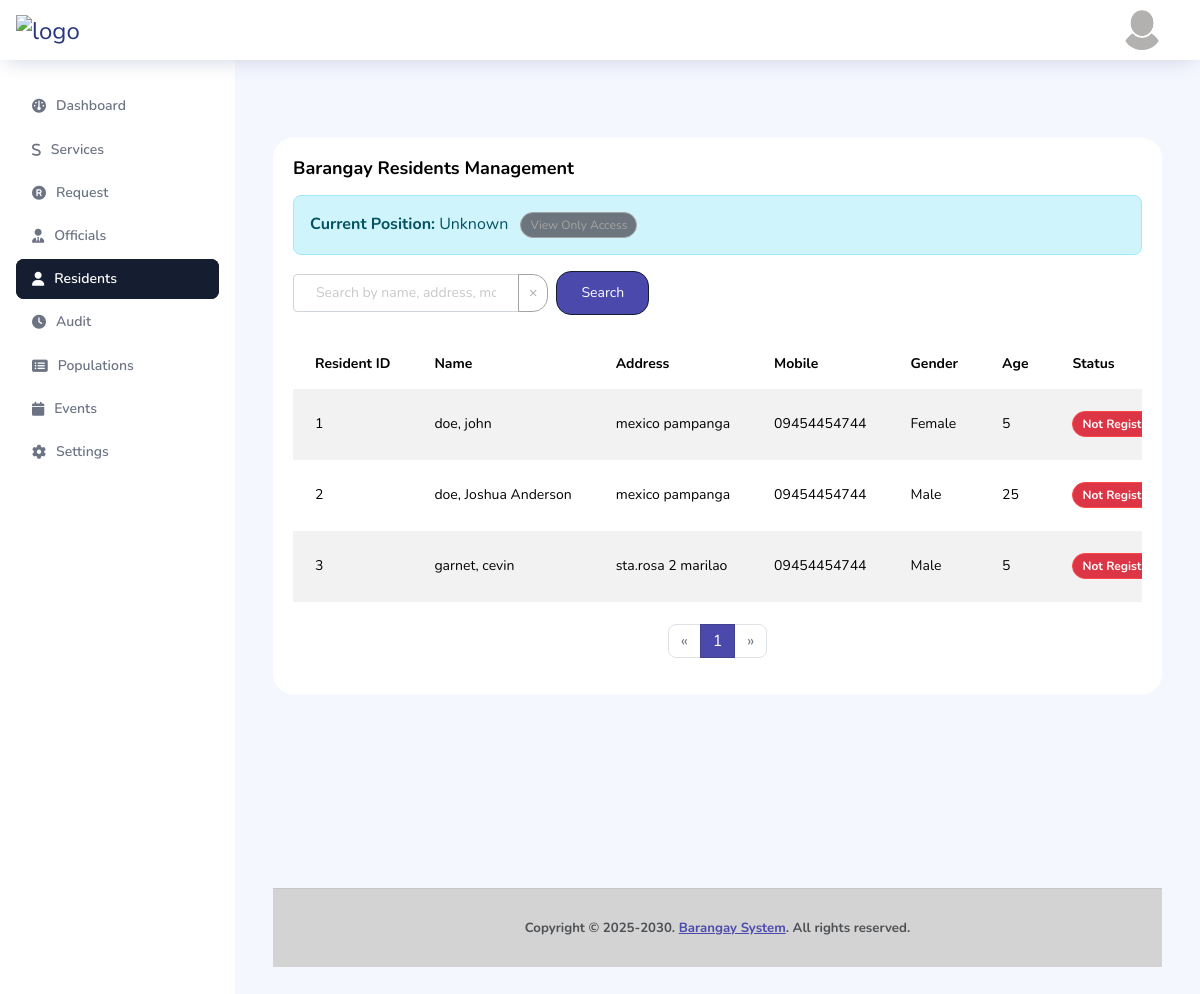
Screenshot of /barangay-official/residents.php (signed in) with the database file from the repository.
### tables this page shows
CREATE TABLE `tbl_residents` (
  `res_id` int(11) NOT NULL,
  `user_id` varchar(50) DEFAULT NULL,
  `household_id` int(11) NOT NULL,
  `first_name` varchar(100) NOT NULL,
  `middle_name` varchar(100) DEFAULT NULL,
  `last_name` varchar(100) NOT NULL,
  `birthday` date NOT NULL,
  `birthplace` varchar(100) NOT NULL,
  `civilStatus` enum('Single','Married','Widowed','Divorced','Separated') NOT NULL,
  `mobile` varchar(20) DEFAULT NULL,
  `gender` enum('Male','Female','Other') NOT NULL,
  `address` text NOT NULL,
  `precinctNumber` varchar(50) DEFAULT NULL,
  `residentStatus` varchar(20) NOT NULL,
  `voterStatus` enum('Active','Inactive','Not Registered') DEFAULT 'Not Registered',
  `bloodType` enum('A+','A-','B+','B-','AB+','AB-','O+','O-','Unknown') DEFAULT 'Unknown',
  `height` decimal(5,2) DEFAULT NULL,
  `weight` decimal(5,2) DEFAULT NULL,
  `typeOfID` varchar(100) DEFAULT NULL,
  `IDNumber` varchar(100) DEFAULT NULL,
  `SSSGSIS_Number` varchar(20) DEFAULT NULL,
  `TIN_number` varchar(15) DEFAULT NULL,
  `barangay_number` varchar(20) DEFAULT NULL,
  `is_senior` enum('Yes','No') DEFAULT 'No',
  `is_pwd` enum('Yes','No') DEFAULT 'No',
  `is_4ps_member` enum('Yes','No') DEFAULT 'No',
  `suffix` varchar(20) DEFAULT NULL,
  `is_household_head` varchar(60) DEFAULT NULL,
  `household_head_name` varchar(255) DEFAULT NULL,
  `relationship_to_head` varchar(100) DEFAULT NULL,
  `senior_document` varchar(255) DEFAULT NULL,
  `pwd_document` varchar(255) DEFAULT NULL,
  `is_registered_voter` enum('Yes','No') DEFAULT 'No',
  `voter_document` varchar(255) DEFAULT NULL,
  `proof_of_residency_document` varchar(255) DEFAULT NULL,
  `residency_tenure` enum('Temporary','Permanent') DEFAULT NULL,
  `occupation` varchar(100) DEFAULT NULL,
  `email` varchar(150) DEFAULT NULL,
  `image` varchar(255) DEFAULT NULL,
  `created_at` timestamp NOT NULL DEFAULT current_timestamp(),
  `updated_at` timestamp NOT NULL DEFAULT current_timestamp() ON UPDATE current_timestamp()
);

### barangay-official/residents.php (the view, shortened to what the rows shown need)
<!DOCTYPE html>
<html lang="en">
<head>
    <link rel="stylesheet" href="../dist/assets/vendors/feather/feather.css">
    <link rel="stylesheet" href="../dist/assets/vendors/ti-icons/css/themify-icons.css">
    <link rel="stylesheet" href="../dist/assets/vendors/css/vendor.bundle.base.css">
    <link rel="stylesheet" href="../dist/assets/vendors/font-awesome/css/font-awesome.min.css">
    <link rel="stylesheet" href="../dist/assets/vendors/mdi/css/materialdesignicons.min.css">
    <link rel="stylesheet" href="https://cdnjs.cloudflare.com/ajax/libs/font-awesome/6.6.0/css/all.min.css"
 />
    <link rel="stylesheet" href="https://cdn.datatables.net/1.10.21/css/jquery.dataTables.min.css">
    <link rel="stylesheet" href="../dist/assets/vendors/ti-icons/css/themify-icons.css">
    <link rel="stylesheet" type="text/css" href="../dist/assets/js/select.dataTables.min.css">
    <link href="https://stackpath.bootstrapcdn.com/bootstrap/4.5.2/css/bootstrap.min.css" rel="stylesheet">
    <link rel="stylesheet" href="../dist/assets/css/style.css">
</head>
<body>
    <div class="container-fluid page-body-wrapper">
        <div class="main-panel">
            <div class="content-wrapper">
                <?php
                include '../connection/config.php';
                $page = $_GET['page'] ?? 1;
                $limit = 10;
                $offset = ($page - 1) * $limit;
                $where_conditions = [];
                $params = [];
                $types = "";
                $where_clause = !empty($where_conditions) ? implode(" AND ", $where_conditions) : "1=1";
                 $sql = "SELECT r.*, u.email
        FROM tbl_residents r
        JOIN tbl_user u ON r.user_id = u.user_id
        WHERE $where_clause
        ORDER BY r.last_name ASC
        LIMIT ? OFFSET ?";
                $params[] = $limit;
                $params[] = $offset;
                $types .= "ii";
                $stmt = $conn->prepare($sql);
                if (!empty($params)) {
                    $stmt->bind_param($types, ...$params);
                }
                $stmt->execute();
                $result = $stmt->get_result();
                ?>
                <div class="row">
                    <div class="col-md-12 grid-margin stretch-card">
                        <div class="card">
                            <div class="card-body">
                                <div class="table-responsive">
                                    <table class="table table-striped table-borderless" style="width:100%">
                                        <thead>
                                            <tr>
                                                <th>Resident ID</th>
                                                <th>Name</th>
                                                <th>Address</th>
                                                <th>Mobile</th>
                                                <th>Gender</th>
                                                <th>Age</th>
                                                <th>Status</th>
                                            </tr>
                                        </thead>
                                        <tbody>
                                            <?php if ($result->num_rows > 0): ?>
                                                <?php while ($row = $result->fetch_assoc()):
                                                    $birthdate = new DateTime($row['birthday']);
                                                    $today = new DateTime();
                                                    $age = $birthdate->diff($today)->y;
                                                    ?>
                                                    <tr>
                                                        <td><?php echo htmlspecialchars($row['user_id']); ?></td>
                                                        <td><?php echo htmlspecialchars($row['last_name'] . ', ' . $row['first_name'] . ' ' . $row['middle_name']); ?>
                                                        </td>
                                                        <td><?php echo htmlspecialchars($row['address']); ?></td>
                                                        <td><?php echo htmlspecialchars($row['mobile']); ?></td>
                                                        <td><?php echo htmlspecialchars($row['gender']); ?></td>
                                                        <td><?php echo $age; ?></td>
                                                        <td>
                                                            <span
                                                                class="badge <?php echo ($row['voterStatus'] == 'Active') ? 'badge-success' : 'badge-danger'; ?> text-white font-weight-bold">
                                                                <?php echo htmlspecialchars($row['voterStatus']); ?>
                                                            </span>
                                                        </td>
                                                    </tr>
                                                <?php endwhile; ?>
                                            <?php endif; ?>
                                        </tbody>
                                    </table>
                                </div>
                                <br>
                            </div>
                        </div>
                    </div>
                </div>
            <br><br><br><br><br><br><br>
        </div>
    </div>
    </div>
</body>
</html>

### rows the page displays
tbl_residents: user "1", last_name+first_name+middle_name "doe, john", address "mexico pampanga", mobile "09454454744", gender "Female", voterStatus "Not…"
tbl_residents: user "2", last_name+first_name+middle_name "doe, Joshua Anderson", address "mexico pampanga", mobile "09454454744", gender "Male", voterStatus "Not…"
tbl_residents: user "3", last_name+first_name+middle_name "garnet, cevin", address "sta.rosa 2 marilao", mobile "09454454744", gender "Male", voterStatus "Not…"

### other values shown
$position "Unknown"
